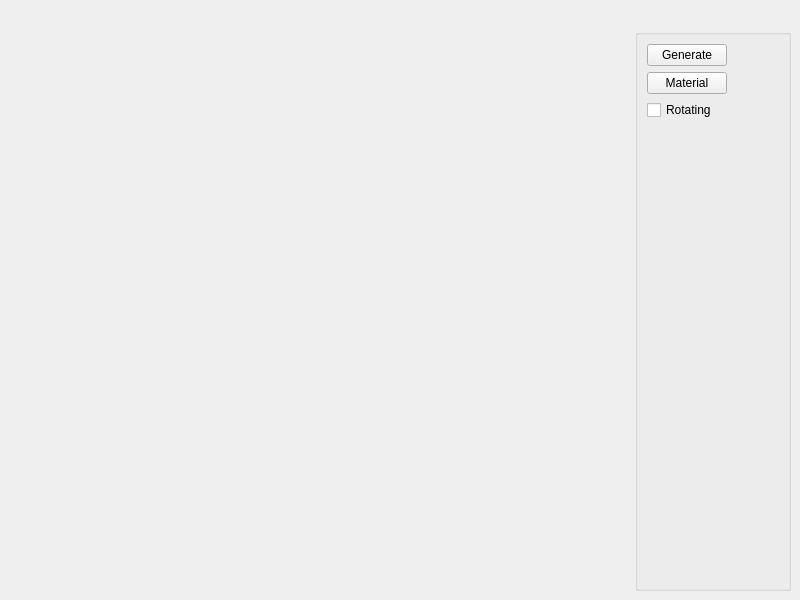
<?xml version="1.0" encoding="UTF-8"?>
<ui version="4.0">
 <class>MainWindow</class>
 <widget class="QMainWindow" name="MainWindow">
  <property name="geometry">
   <rect>
    <x>0</x>
    <y>0</y>
    <width>800</width>
    <height>600</height>
   </rect>
  </property>
  <property name="windowTitle">
   <string>Terrain</string>
  </property>
  <widget class="QWidget" name="centralwidget">
   <layout class="QGridLayout" name="s_mainWindowGridLayout">
    <item row="0" column="3">
     <spacer name="horizontalSpacer_5">
      <property name="orientation">
       <enum>Qt::Horizontal</enum>
      </property>
      <property name="sizeHint" stdset="0">
       <size>
        <width>40</width>
        <height>20</height>
       </size>
      </property>
     </spacer>
    </item>
    <item row="0" column="1">
     <spacer name="horizontalSpacer_6">
      <property name="orientation">
       <enum>Qt::Horizontal</enum>
      </property>
      <property name="sizeHint" stdset="0">
       <size>
        <width>40</width>
        <height>20</height>
       </size>
      </property>
     </spacer>
    </item>
    <item row="0" column="4">
     <spacer name="horizontalSpacer">
      <property name="orientation">
       <enum>Qt::Horizontal</enum>
      </property>
      <property name="sizeHint" stdset="0">
       <size>
        <width>40</width>
        <height>20</height>
       </size>
      </property>
     </spacer>
    </item>
    <item row="0" column="2">
     <spacer name="horizontalSpacer_2">
      <property name="orientation">
       <enum>Qt::Horizontal</enum>
      </property>
      <property name="sizeHint" stdset="0">
       <size>
        <width>40</width>
        <height>20</height>
       </size>
      </property>
     </spacer>
    </item>
    <item row="2" column="5">
     <widget class="QGroupBox" name="s_drawGB">
      <property name="title">
       <string/>
      </property>
      <layout class="QGridLayout" name="gridLayout_2">
       <item row="2" column="1">
        <widget class="QCheckBox" name="m_rotating">
         <property name="enabled">
          <bool>true</bool>
         </property>
         <property name="text">
          <string>Rotating</string>
         </property>
         <property name="tristate">
          <bool>false</bool>
         </property>
        </widget>
       </item>
       <item row="3" column="1">
        <spacer name="verticalSpacer">
         <property name="orientation">
          <enum>Qt::Vertical</enum>
         </property>
         <property name="sizeHint" stdset="0">
          <size>
           <width>20</width>
           <height>40</height>
          </size>
         </property>
        </spacer>
       </item>
       <item row="0" column="2">
        <spacer name="horizontalSpacer_3">
         <property name="orientation">
          <enum>Qt::Horizontal</enum>
         </property>
         <property name="sizeHint" stdset="0">
          <size>
           <width>40</width>
           <height>20</height>
          </size>
         </property>
        </spacer>
       </item>
       <item row="0" column="1">
        <widget class="QPushButton" name="generate">
         <property name="text">
          <string>Generate</string>
         </property>
        </widget>
       </item>
       <item row="1" column="1">
        <widget class="QPushButton" name="material">
         <property name="text">
          <string>Material</string>
         </property>
        </widget>
       </item>
      </layout>
     </widget>
    </item>
   </layout>
  </widget>
  <widget class="QMenuBar" name="menubar">
   <property name="geometry">
    <rect>
     <x>0</x>
     <y>0</y>
     <width>800</width>
     <height>26</height>
    </rect>
   </property>
  </widget>
 </widget>
 <resources/>
 <connections/>
</ui>
